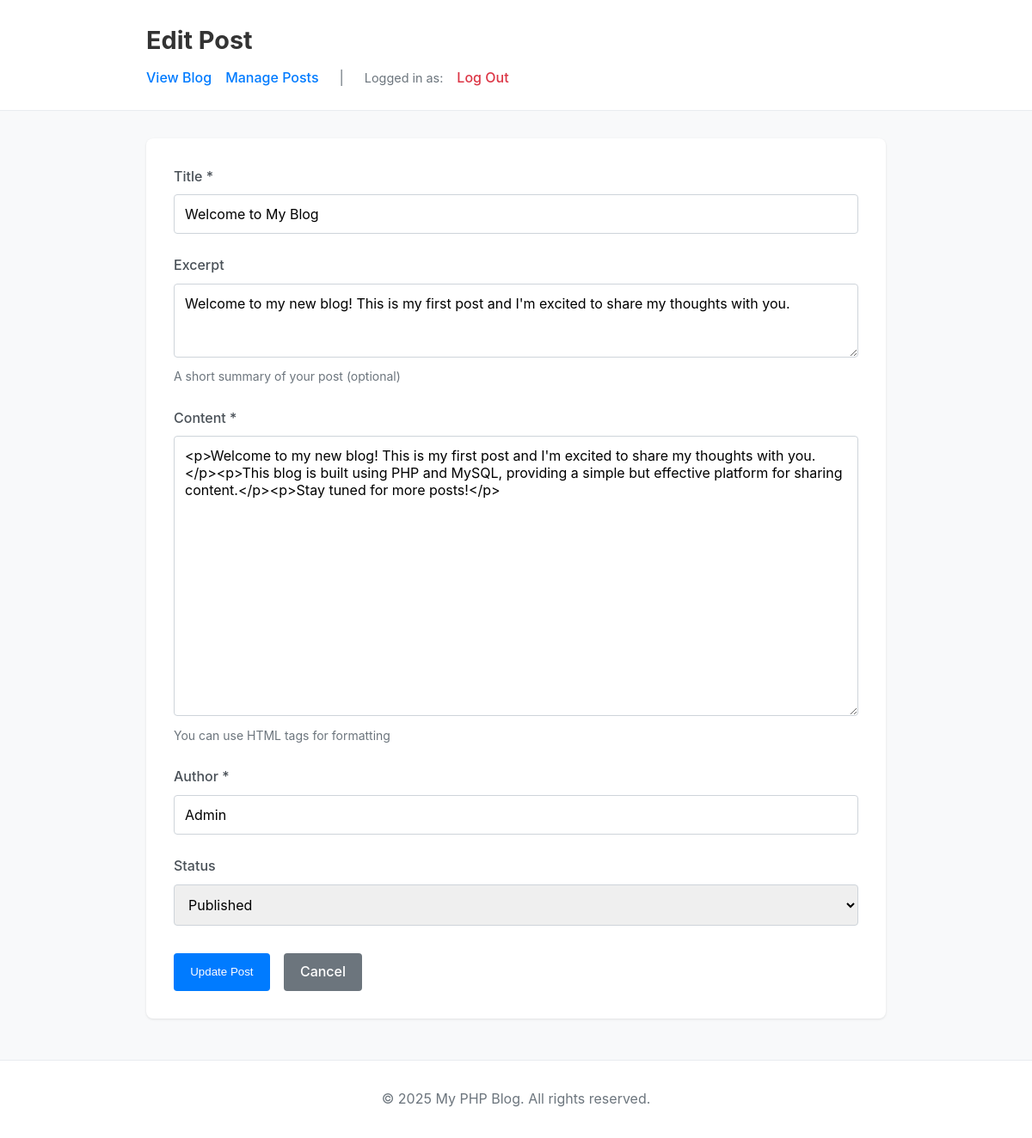
The app's page /admin/edit.php?id=1 (signed in) with its own data.
### tables this page shows
CREATE TABLE IF NOT EXISTS posts (
    id INT AUTO_INCREMENT PRIMARY KEY,
    title VARCHAR(255) NOT NULL,
    slug VARCHAR(255) NOT NULL UNIQUE,
    content TEXT NOT NULL,
    excerpt VARCHAR(500),
    author VARCHAR(100) NOT NULL,
    status ENUM('draft', 'published') DEFAULT 'draft',
    created_at TIMESTAMP DEFAULT CURRENT_TIMESTAMP,
    updated_at TIMESTAMP DEFAULT CURRENT_TIMESTAMP ON UPDATE CURRENT_TIMESTAMP,
    INDEX idx_slug (slug),
    INDEX idx_status (status),
    INDEX idx_created_at (created_at)
);

### includes/functions.php (called while the page is built, shortened)
<?php
function getPostById($id) {
    $db = getDB();
    $stmt = $db->prepare("SELECT * FROM posts WHERE id = ? LIMIT 1");
    $stmt->bind_param('i', $id);
    $stmt->execute();
    $result = $stmt->get_result();
    $post = $result->fetch_assoc();
    return $post;
}
function e($string) {
    return htmlspecialchars($string, ENT_QUOTES, 'UTF-8');
}

### admin/edit.php (the view, shortened to what this page needs)
<?php
require_once __DIR__ . '/../includes/functions.php';
$current_user = getCurrentUser();
$post = null;
$isEdit = false;
if (isset($_GET['id'])) {
    $isEdit = true;
    $post = getPostById($_GET['id']);
}
$formData = [
    'id' => $post['id'] ?? '',
    'title' => $_POST['title'] ?? $post['title'] ?? '',
    'content' => $_POST['content'] ?? $post['content'] ?? '',
    'excerpt' => $_POST['excerpt'] ?? $post['excerpt'] ?? '',
    'author' => $_POST['author'] ?? $post['author'] ?? 'Admin',
    'status' => $_POST['status'] ?? $post['status'] ?? 'draft',
    'slug' => $post['slug'] ?? ''
];
?>
<!DOCTYPE html>
<html lang="en">
<head>
    <link rel="stylesheet" href="../css/style.css">
</head>
<body>
    <header>
        <div class="container">
            <h1><?php echo $isEdit ? 'Edit' : 'Create'; ?> Post</h1>
            <nav>
                <a href="../index.php">View Blog</a>
                <a href="index.php">Manage Posts</a>
                <span class="nav-divider">|</span>
                <span class="nav-user">Logged in as: <strong><?php echo e($current_user['username']); ?></strong></span>
                <a href="logout.php" class="btn-logout">Log Out</a>
            </nav>
        </div>
    </header>
    <main class="container">
        <form method="POST" class="post-form">
            <div class="form-group">
                <label for="title">Title *</label>
                <input type="text" id="title" name="title" value="<?php echo e($formData['title']); ?>" required>
            </div>
            <div class="form-group">
                <label for="excerpt">Excerpt</label>
                <textarea id="excerpt" name="excerpt" rows="3"><?php echo e($formData['excerpt']); ?></textarea>
                <small>A short summary of your post (optional)</small>
            </div>
            <div class="form-group">
                <label for="content">Content *</label>
                <textarea id="content" name="content" rows="15" required><?php echo e($formData['content']); ?></textarea>
                <small>You can use HTML tags for formatting</small>
            </div>
            <div class="form-group">
                <label for="author">Author *</label>
                <input type="text" id="author" name="author" value="<?php echo e($formData['author']); ?>" required>
            </div>
            <div class="form-group">
                <label for="status">Status</label>
                <select id="status" name="status">
                    <option value="published" <?php echo $formData['status'] === 'published' ? 'selected' : ''; ?>>
                        Published
                    </option>
                </select>
            </div>
            <div class="form-actions">
                <button type="submit" class="btn btn-primary">
                    <?php echo $isEdit ? 'Update' : 'Create'; ?> Post
                </button>
                <a href="index.php" class="btn btn-secondary">Cancel</a>
            </div>
        </form>
    </main>
    <footer>
        <div class="container">
            <p>&copy; <?php echo date('Y'); ?> <?php echo e(SITE_NAME); ?>. All rights reserved.</p>
        </div>
    </footer>
</body>
</html>

### css/style.css (style rules this page uses)
* { margin: 0; padding: 0; box-sizing: border-box; }
body { font-family: -apple-system, BlinkMacSystemFont, 'Segoe UI', Roboto, 'Helvetica Neue', Arial, sans-serif; line-height: 1.6; color: #333; background-color: #f8f9fa; }
a { color: #007bff; text-decoration: none; transition: color 0.2s; }
.container { max-width: 900px; margin: 0 auto; padding: 0 20px; }
header { background-color: #fff; border-bottom: 1px solid #e9ecef; padding: 1.5rem 0; margin-bottom: 2rem; }
header h1 { font-size: 1.8rem; margin-bottom: 0.5rem; }
header nav { display: flex; gap: 1.5rem; }
header nav a { font-weight: 500; }
main { min-height: calc(100vh - 250px); padding-bottom: 2rem; }
.btn { display: inline-block; padding: 0.6rem 1.2rem; border-radius: 4px; font-weight: 500; text-align: center; cursor: pointer; border: none; transition: all 0.2s; }
.btn-primary { background-color: #007bff; color: #fff; }
.btn-secondary { background-color: #6c757d; color: #fff; }
.post-form { background: #fff; padding: 2rem; border-radius: 8px; box-shadow: 0 1px 3px rgba(0,0,0,0.1); }
.form-group { margin-bottom: 1.5rem; }
.form-group label { display: block; margin-bottom: 0.5rem; font-weight: 500; color: #495057; }
.form-group input[type="text"], .form-group textarea, .form-group select { width: 100%; padding: 0.75rem; border: 1px solid #ced4da; border-radius: 4px; font-size: 1rem; font-family: inherit; transition: border-color 0.2s; }
.form-group small { display: block; margin-top: 0.25rem; color: #6c757d; font-size: 0.875rem; }
.form-actions { display: flex; gap: 1rem; margin-top: 2rem; }
footer { background-color: #fff; border-top: 1px solid #e9ecef; padding: 2rem 0; margin-top: 3rem; text-align: center; color: #6c757d; }
header nav { display: flex; align-items: center; flex-wrap: wrap; gap: 1rem; }
.nav-divider { color: #6c757d; margin: 0 0.5rem; }
.nav-user { color: #6c757d; font-size: 0.9rem; }
.btn-logout { color: #dc3545; font-weight: 500; }

### records on screen
posts: title "Welcome to My Blog", excerpt "Welcome to my new blog! This is my first post and I'm excited to share my thoughts with you.", content "<p>Welcome to my new blog! This is my first post and I'm excited to share my thoughts with you.</p><p>This blog is built using PHP and MySQL, providing a simple but effective platform for sharing content.</p><p>Stay tuned for more posts!</p>", author "Admin", status "Published"

### other values on screen
SITE_NAME "My PHP Blog"
